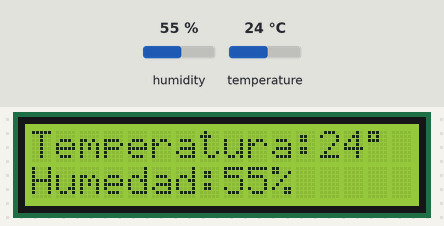
Recording of a sketch running on a simulated Arduino Uno, built with avr-gcc and run on an emulated ATmega328P. Shown: 16×2 character LCD. The inputs (shaded band) are chosen by the test bench; at power-on: humidity 55 %, temperature 24 °C.

Above: at 1.2 s.
1.3 s: humidity set to 22 %
At 2.6 s:
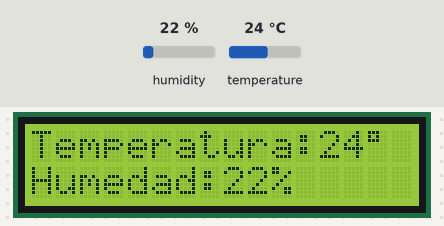
4.0 s: temperature set to 12 °C
At 5.2 s:
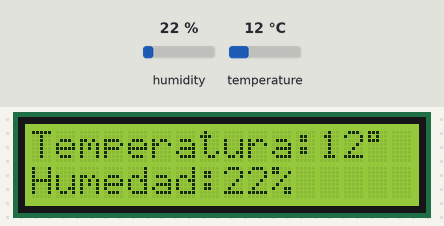
6.7 s: humidity set to 40 %
At 9.2 s:
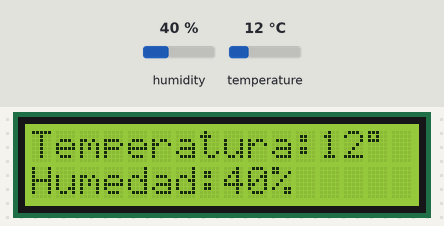
9.7 s: temperature set to 19 °C
At 10.6 s:
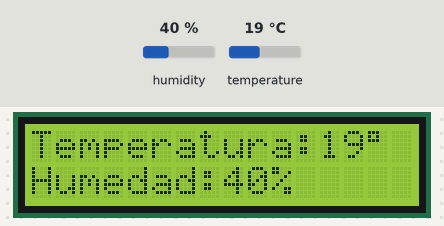
Timing chart, 0 to 12.7 s (numbered marks = the images above; inputs shaded):
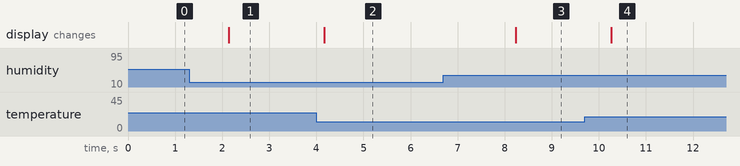

Measured:
- after the input at 1.3 s, the display: changes after 0.84 s (image 1)
- after the input at 4.0 s, the display: changes after 0.17 s (image 2)
- after the input at 6.7 s, the display: changes after 1.5 s (image 3)
- after the input at 9.7 s, the display: changes after 0.56 s (image 4)

The sketch:

ProyectoControlTanque.ino
```cpp
/*PROYECTO SISTEMA DE CONTROL DE TANQUE*/

//--Librerias Lcd--
#include<Wire.h>
#include <LiquidCrystal_I2C.h>

//--Libreria DHT11--
 #include <DHT.h>

//--Objeto Lcd--
LiquidCrystal_I2C lcd(0x27, 16, 2);  // Inicia el LCD en la dirección 0x27, con 16 caracteres y 2 líneas

//--Objeto dht11--
DHT dht(A3,DHT11);//Indicamos entrada y nombre del objeto

//--Variables dht11-
int temp;
int hum;


void setup()
{
  dht.begin();//Iniciamos dht11

  lcd.begin();//Iniciamos el Lcd
  lcd.backlight();//Prendemos luz de fondo

}

void loop()
{
  //--Leemos la temperatura y humedad del dht11--
  temp=dht.readTemperature();
  hum=dht.readHumidity();

  //--Imprimimos la salida al Lcd con las lecturas del sensor dht11
  lcd.setCursor(0, 0);//Primera fila
  lcd.print("Temperatura:");lcd.print(temp);lcd.print((char)223);//Lo ultimo es para grados centigrados
  lcd.setCursor(0, 1);//segunda fila
  lcd.print("Humedad:");lcd.print(hum);lcd.print("%");
  //delay(2000);
  //lcd.clear();

}
```
